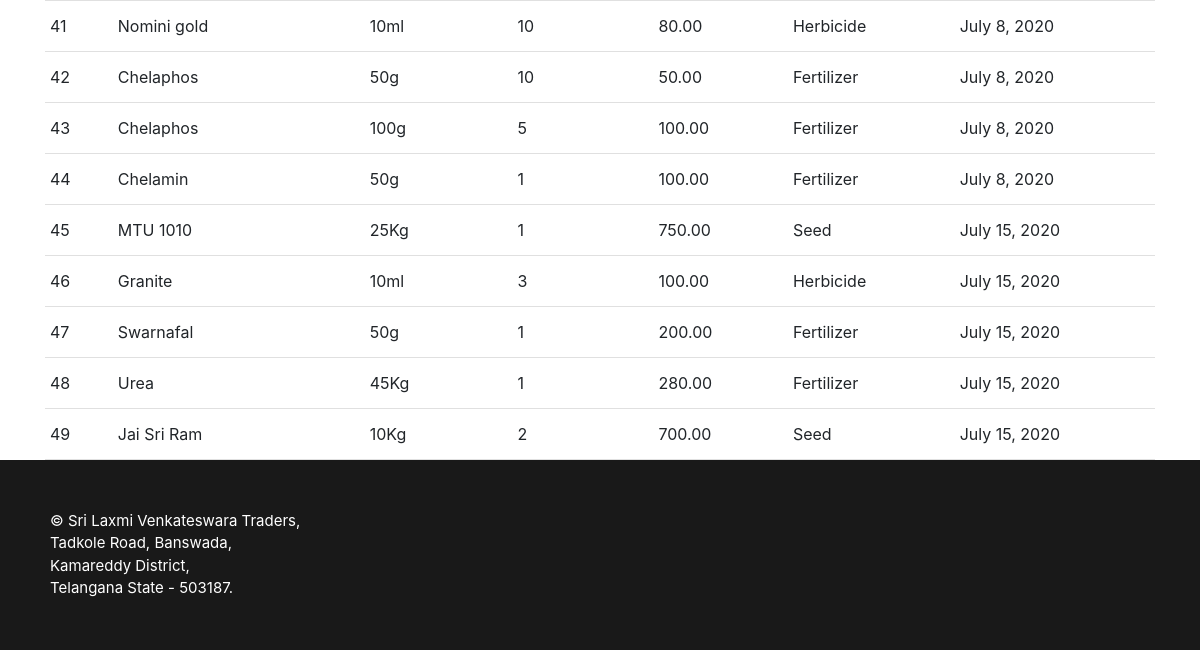
The page /invoices/ (signed in, lower part) on the database as committed earlier.
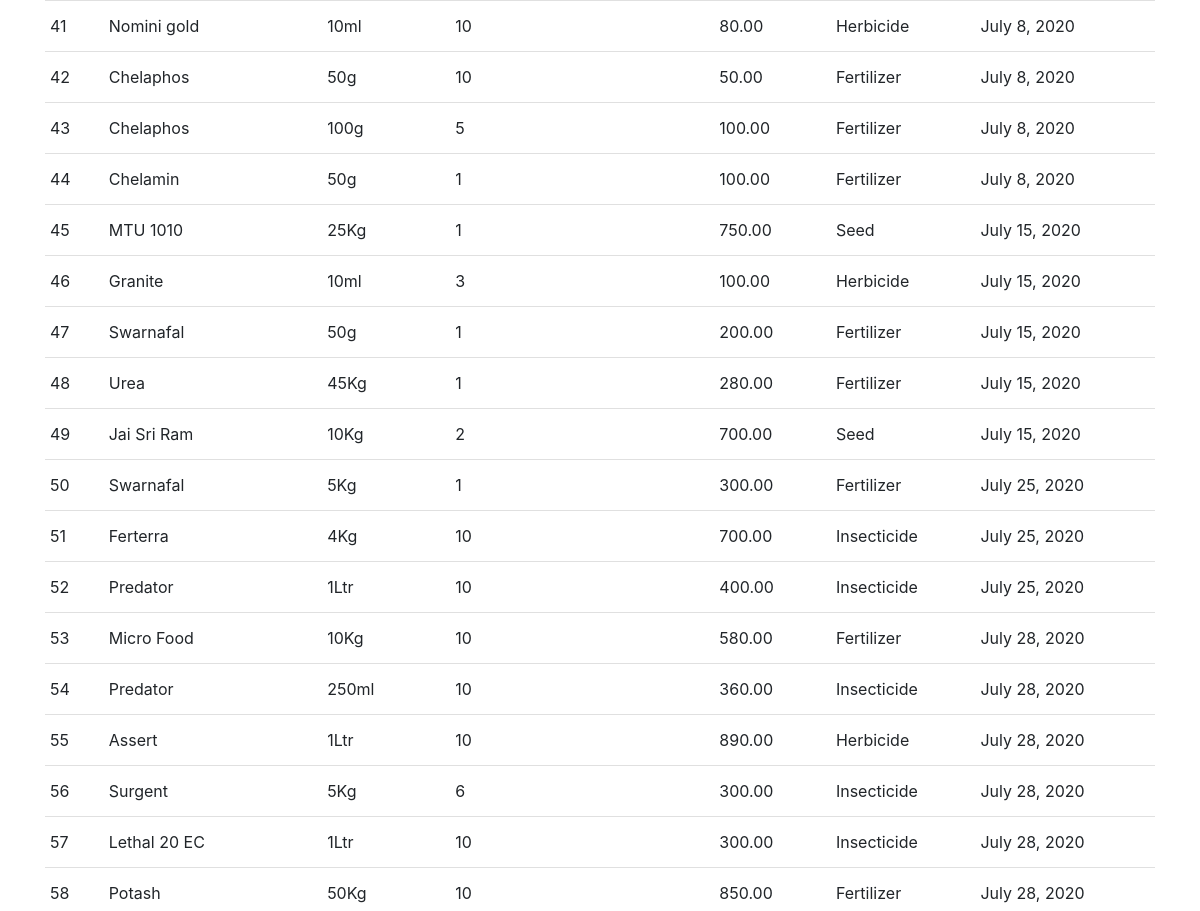
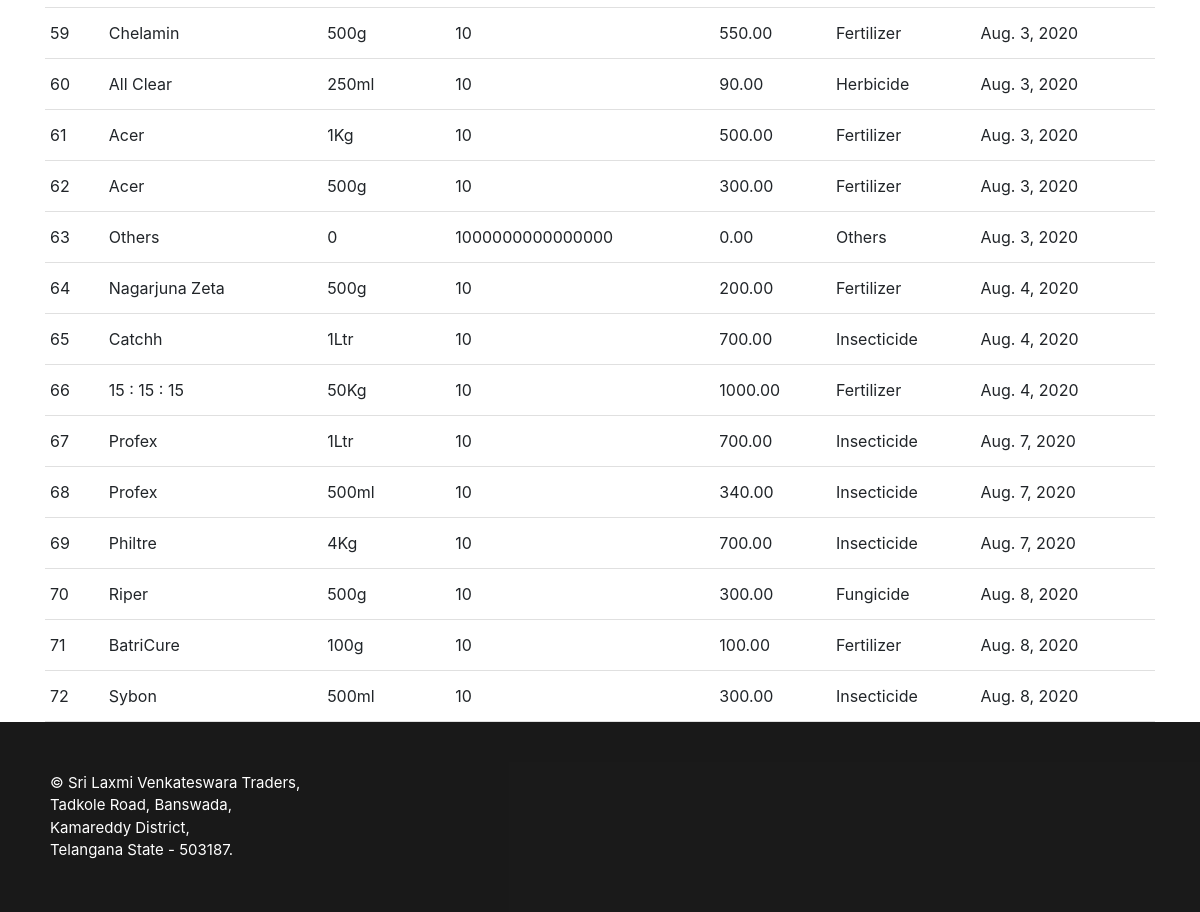
The same page on the database as committed later (2 pictures, top to bottom).
### home/models.py (models this page shows, shortened)
class Invoice(models.Model):
    product = models.ForeignKey(Product,on_delete=models.CASCADE)
    quantity = models.IntegerField()
    rate = models.DecimalField(max_digits=10,decimal_places=2)
    date = models.DateTimeField(auto_now_add=True)

class Product(models.Model):
    name = models.CharField(max_length=64)
    quantity = models.IntegerField(default=0)
    category = models.ForeignKey(Category,on_delete=models.SET_DEFAULT,default=1)# 1 for others
    contents = models.CharField(max_length=16)
    details = models.TextField(default='')

class Category(models.Model):
    name = models.CharField(max_length=32)
    def __str__(self):
        return self.name

### home/views.py (the view)
# urls.py: path('invoices/',InvoiceListView.as_view(),name='invoices'),
class InvoiceListView(PermissionRequiredMixin, MyListView):
    model = Invoice
    permission_required = 'view_invoice'
    context_object_name = 'invoices'
    table = "home_invoice AS i INNER JOIN (home_product AS p INNER JOIN home_category AS c ON p.category_id = c.id) ON i.product_id = p.id "
    sort_links = ["id","name","contents","quantity","rate","category_id","date"]

### home/views.py (called while the page is built)
    def get_context_data(self):
        context = super().get_context_data()
        context['sort_links'] = self.sort_links
        context['page'] = self.page
        context['order'] = self.order
        context['order_by'] = self.order_by
        context['paginate_by'] = self.paginate_by
        return context

    def get_queryset(self):
        if self.request.method == 'GET':
            GET = self.request.GET
            if 'page' in GET:
                self.page = GET['page']
            if 'order_by' in GET:
                self.order_by = GET['order_by']
            if 'order' in GET :
                self.order = GET['order']
        if self.table :
            return self.model.objects.raw("SELECT * FROM "+self.table+" WHERE "+self.where+" ORDER BY "+self.order_by+" "+self.order)#+" LIMIT "+str(int(self.page))+" , "+str(int(self.paginate_by)))
        return self.model.objects.raw("SELECT * FROM home_"+self.model._meta.object_name+" WHERE "+self.where+" ORDER BY "+self.order_by+" "+self.order)#+" LIMIT "+str(int(self.page))+" , "+str(int(self.paginate_by)))

### home/templates/home/invoice_list.html (shortened to what this page needs)
{% extends 'home/list.html' %}
{% block content %}
    {% if invoices %}
        <table>
            <tbody>
            {% for i in invoices %}
                <tr>
                    <td sortable-data='{{ i.id }}'>{{ i.id }}</td>
                    <td sortable-data='{{ i.product.name }}'>{{ i.product.name }}</td>
                    <td>{{ i.product.contents }}</td>
                    <td sortable-data='{{ i.quantity }}'>{{ i.quantity }}</td>
                    <td sortable-data='{{ i.rate }}'>{{ i.rate }}</td>
                    <td>{{ i.product.category }}</td>
                    <td sortable-data='{{ i.date.timestamp }}'><span class="date">{{ i.date.date }}<span class="time">,{{ i.date.time }}</span></span></td>
                </tr>
            {% endfor %}
            </tbody>
        </table>
    {% else %}
        No Invoice till now.
    {% endif %}
{% endblock %}

Rows that differ between the two databases and show on the page:
added Invoice: id "50", product.name "Swarnafal", product.contents "5Kg", quantity "1", rate "300.00", product.category "Fertilizer", date "July 25, 2020"
added Invoice: id "51", product.name "Ferterra", product.contents "4Kg", quantity "10", rate "700.00", product.category "Insecticide", date "July 25, 2020"
added Invoice: id "52", product.name "Predator", product.contents "1Ltr", quantity "10", rate "400.00", product.category "Insecticide", date "July 25, 2020"
added Invoice: id "53", product.name "Micro Food", product.contents "10Kg", quantity "10", rate "580.00", product.category "Fertilizer", date "July 28, 2020"
added Invoice: id "54", product.name "Predator", product.contents "250ml", quantity "10", rate "360.00", product.category "Insecticide", date "July 28, 2020"
added Invoice: id "55", product.name "Assert", product.contents "1Ltr", quantity "10", rate "890.00", product.category "Herbicide", date "July 28, 2020"
added Invoice: id "56", product.name "Surgent", product.contents "5Kg", quantity "6", rate "300.00", product.category "Insecticide", date "July 28, 2020"
added Invoice: id "57", product.name "Lethal 20 EC", product.contents "1Ltr", quantity "10", rate "300.00", product.category "Insecticide", date "July 28, 2020"
added Invoice: id "58", product.name "Potash", product.contents "50Kg", quantity "10", rate "850.00", product.category "Fertilizer", date "July 28, 2020"
added Invoice: id "59", product.name "Chelamin", product.contents "500g", quantity "10", rate "550.00", product.category "Fertilizer", date "Aug. 3, 2020"
added Invoice: id "60", product.name "All Clear", product.contents "250ml", quantity "10", rate "90.00", product.category "Herbicide", date "Aug. 3, 2020"
added Invoice: id "61", product.name "Acer", product.contents "1Kg", quantity "10", rate "500.00", product.category "Fertilizer", date "Aug. 3, 2020"
added Invoice: id "62", product.name "Acer", product.contents "500g", quantity "10", rate "300.00", product.category "Fertilizer", date "Aug. 3, 2020"
added Invoice: id "63", product.name "Others", product.contents "0", quantity "1000000000000000", rate "0.00", product.category "Others", date "Aug. 3, 2020"
added Invoice: id "64", product.name "Nagarjuna Zeta", product.contents "500g", quantity "10", rate "200.00", product.category "Fertilizer", date "Aug. 4, 2020"
added Invoice: id "65", product.name "Catchh", product.contents "1Ltr", quantity "10", rate "700.00", product.category "Insecticide", date "Aug. 4, 2020"
added Invoice: id "66", product.name "15 : 15 : 15", product.contents "50Kg", quantity "10", rate "1000.00", product.category "Fertilizer", date "Aug. 4, 2020"
added Invoice: id "67", product.name "Profex", product.contents "1Ltr", quantity "10", rate "700.00", product.category "Insecticide", date "Aug. 7, 2020"
added Invoice: id "68", product.name "Profex", product.contents "500ml", quantity "10", rate "340.00", product.category "Insecticide", date "Aug. 7, 2020"
added Invoice: id "69", product.name "Philtre", product.contents "4Kg", quantity "10", rate "700.00", product.category "Insecticide", date "Aug. 7, 2020"
added Invoice: id "70", product.name "Riper", product.contents "500g", quantity "10", rate "300.00", product.category "Fungicide", date "Aug. 8, 2020"
added Invoice: id "71", product.name "BatriCure", product.contents "100g", quantity "10", rate "100.00", product.category "Fertilizer", date "Aug. 8, 2020"
added Invoice: id "72", product.name "Sybon", product.contents "500ml", quantity "10", rate "300.00", product.category "Insecticide", date "Aug. 8, 2020"
